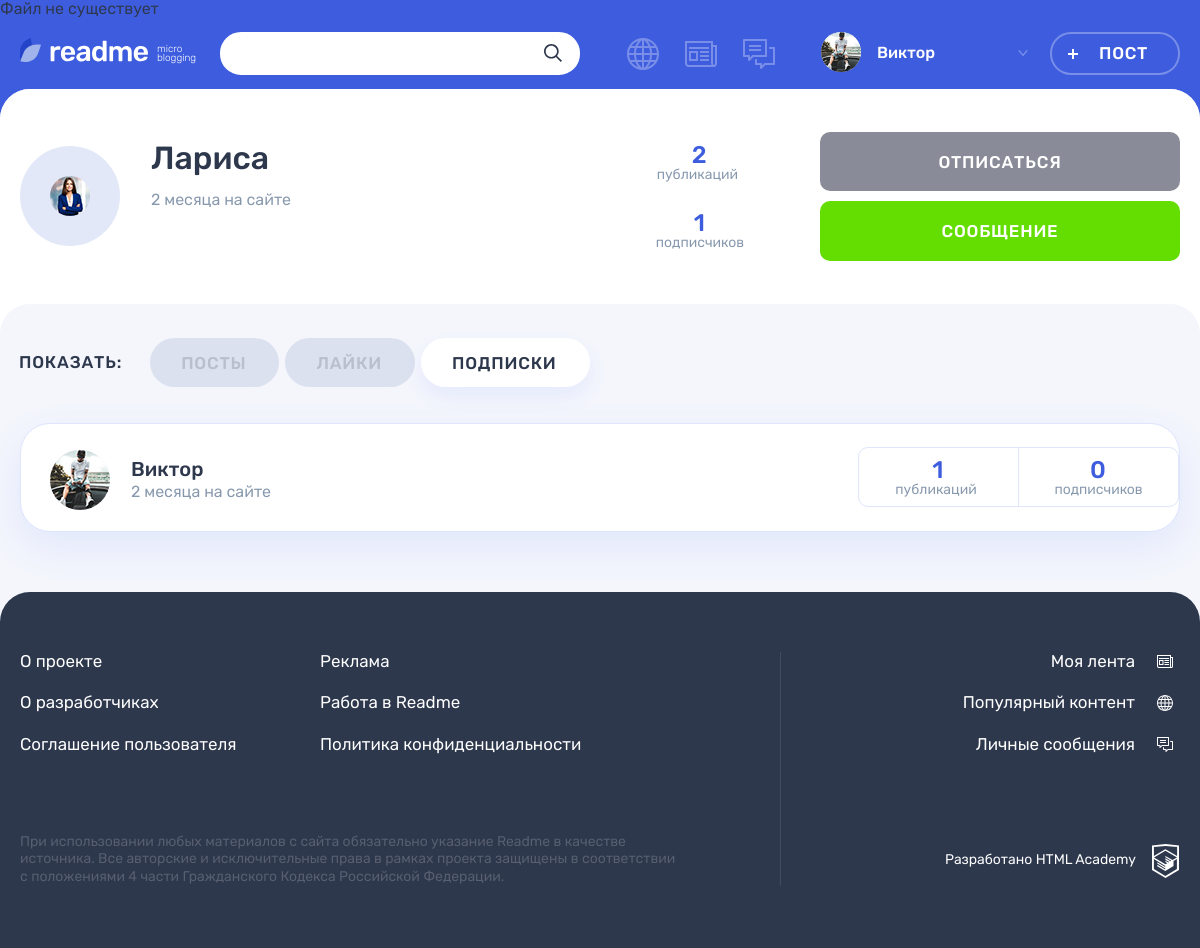
/profile.php?id=2&tab=subscriptions (signed in), run on the app's committed database.
### tables this page shows
CREATE TABLE users (
    id INT AUTO_INCREMENT PRIMARY KEY,
    name VARCHAR(128) NOT NULL UNIQUE, 
    password VARCHAR(64) NOT NULL,
    email VARCHAR(128) NOT NULL UNIQUE,
    avatar_img VARCHAR(128),
    created_at TIMESTAMP DEFAULT CURRENT_TIMESTAMP
);

### helpers.php (called while the page is built, shortened)
<?php
function get_noun_plural_form(int $number, string $one, string $two, string $many): string
{
    $number = (int)$number;
    $mod10 = $number % 10;
    $mod100 = $number % 100;
    switch (true) {
        case ($mod10 >= 2 && $mod10 <= 4):
            return $two;
    }
}
function include_template($name, array $data = [])
{
    $name = 'templates/' . $name;
    extract($data);
    require $name;
    $result = ob_get_clean();
    return $result;
}
function make_datetime_relative($datetime, $end_string = " назад")
{
    $ts_input = strtotime($datetime);
    $ts_now = time();
    $count_minutes = ceil(($ts_now - $ts_input) / 60);
    $string = "";
    switch ($count_minutes) {
        case $count_minutes < 60 * 24 * 365:
            $count = ceil($count_minutes / 60 / 24 / 31);
            $string = $count . get_noun_plural_form($count, " месяц", " месяца", " месяцев");
            break;
    }
    $string .= $end_string;
    return $string;
}
function make_select_query($db_link, $sql, $one = false)
{
    $result = mysqli_query($db_link, $sql);
    if ($result) {
        if ($one) {
            return mysqli_fetch_assoc($result);
        }
        return mysqli_fetch_all($result, MYSQLI_ASSOC);
    }
}

### init.php (called while the page is built, shortened)
<?php
if (!isset($_SESSION['user'])) {
    header("Location: /index.php");
    exit();
} else {
    $is_auth = 1;
}
$user = $_SESSION['user'];
$header_my_nav = [
    [
        'page' => 'popular',
        'title' => 'Популярный контент'
    ],
    [
        'page' => 'feed',
        'title' => 'Моя лента'
    ],
    [
        'page' => 'messages',
        'title' => 'Личные сообщения'
    ]
];

### templates/profile-subscriptions.php (the view, shortened to what this page needs)
<div class="profile__tab-content">
    <section class="profile__subscriptions tabs__content tabs__content--active">
        <ul class="profile__subscriptions-list">
            <?php foreach ($content as $subscription): ?>
                <li class="post-mini post-mini--photo post user">
                    <div class="post-mini__user-info user__info">
                        <div class="post-mini__avatar user__avatar">
                            <a class="user__avatar-link" href="/profile.php?id=<?=$subscription['id']; ?>">
                                <img class="post-mini__picture user__picture" src="img/<?=$subscription['avatar_img']; ?>" alt="Аватар пользователя">
                            </a>
                        </div>
                        <div class="post-mini__name-wrapper user__name-wrapper">
                            <a class="post-mini__name user__name" href="/profile.php?id=<?=$subscription['id']; ?>">
                                <span><?=$subscription['name']; ?></span>
                            </a>
                            <time class="post-mini__time user__additional" datetime="<?=$subscription['created_at']; ?>"><?=make_datetime_relative($subscription['created_at'], ' на сайте');?></time>
                          </div>
                    </div>
                    <div class="post-mini__rating user__rating">
                        <p class="post-mini__rating-item user__rating-item user__rating-item--publications">
                            <span class="post-mini__rating-amount user__rating-amount"><?=$subscription['posts_count']; ?></span>
                            <span class="post-mini__rating-text user__rating-text">публикаций</span>
                        </p>
                        <p class="post-mini__rating-item user__rating-item user__rating-item--subscribers">
                            <span class="post-mini__rating-amount user__rating-amount"><?=$subscription['subs']; ?></span>
                            <span class="post-mini__rating-text user__rating-text">подписчиков</span>
                        </p>
                    </div>
                </li>
            <?php endforeach; ?>
        </ul>
    </section>
</div>

### templates/profile-main.php (shortened to what this page needs)
<main class="page__main page__main--profile">
    <div class="profile profile--<?=$tab; ?>">
        <div class="profile__user-wrapper">
            <div class="profile__user user container">
                <div class="profile__user-info user__info">
                    <div class="profile__avatar user__avatar">
                        <img class="profile__picture user__picture" src="img/<?=$user_profile['avatar_img']; ?>" alt="Аватар пользователя">
                    </div>
                <div class="profile__name-wrapper user__name-wrapper">
                    <span class="profile__name user__name"><?=$user_profile['name']; ?></span>
                    <time class="profile__user-time user__time" datetime="<?=$user_profile['created_at']; ?>"><?=make_datetime_relative($user_profile['created_at'], ' на сайте');?></time>
                </div>
            </div>
            <div class="profile__rating user__rating">
                <p class="profile__rating-item user__rating-item user__rating-item--publications">
                    <span class="user__rating-amount"><?=$user_profile['posts_count']; ?></span>
                    <span class="profile__rating-text user__rating-text">публикаций</span>
                </p>
                <p class="profile__rating-item user__rating-item user__rating-item--subscribers">
                    <span class="user__rating-amount"><?=$user_profile['subs']; ?></span>
                    <span class="profile__rating-text user__rating-text">подписчиков</span>
                </p>
            </div>
            <?php if ($user_profile['id'] !== $user['id']): ?>
            <div class="profile__user-buttons user__buttons">
                <?php if (!$is_subscribe): ?>
                    <button class="profile__user-button user__button user__button--subscription button button--main" onClick='location.href="/subscribe.php?id=<?=$user_profile['id']; ?>"' type="button">Подписаться</button>
                <?php else: ?>
                    <button class="profile__user-button user__button user__button--subscription button button--quartz" onClick='location.href="/unsubscribe.php?id=<?=$user_profile['id']; ?>"' type="button">Отписаться</button>
                <?php endif; ?>
                <a class="profile__user-button user__button user__button--writing button button--green" href="/messages.php?id=<?=$user_profile['id']; ?>">Сообщение</a>
            </div>
            <?php endif; ?>
        </div>
        <div class="profile__tabs-wrapper tabs">
            <div class="container">
                <div class="profile__tabs filters">
                    <b class="profile__tabs-caption filters__caption">Показать:</b>
                    <ul class="profile__tabs-list filters__list tabs__list">
                        <?php foreach ($tabs as $element): ?>
                            <li class="profile__tabs-item filters__item tabs__item">
                                <a class="profile__tabs-link filters__button <?php if ($tab === $element['tab']): ?>filters__button--active button"<?php else: ?> button" href="/profile.php?<?=http_build_query(array_merge($_GET, ['tab' => $element['tab']]));?>"<?php endif; ?>><?=$element['title']; ?></a>
                            </li>
                        <?php endforeach; ?>
                    </ul>
                </div>
                <?=$content; ?>
            </div>
        </div>
    </div>
</main>

### templates/layout.php (shortened to what this page needs)
<!DOCTYPE html>
<html lang="ru">
<head>
    <link rel="stylesheet" href="css/main.css">
</head>
<body class="page">
<header class="header">
    <div class="header__wrapper container">
        <div class="header__logo-wrapper">
            <a class="header__logo-link" href="index.php">
                <img class="header__logo" src="img/logo.svg" alt="Логотип readme" width="128" height="24">
            </a>
            <p class="header__topic">
                micro blogging
            </p>
        </div>
        <?php if ($is_auth === 1): ?>
        <form class="header__search-form form" action="/search.php" method="get">
            <div class="header__search">
                <input class="header__search-input form__input" name="query" type="search" value="<?=$search; ?>">
                <button class="header__search-button button" type="submit">
                    <svg class="header__search-icon" width="18" height="18">
                        <use xlink:href="#icon-search"></use>
                    </svg>
                </button>
            </div>
        </form>
        <?php endif; ?>
        <div class="header__nav-wrapper">
            <nav class="header__nav">
                <?php if ($is_auth === 1): ?>
                <ul class="header__my-nav">
                    <?php foreach ($header_my_nav as $element): ?>
                        <li class="header__my-page header__my-page--<?=$element['page']; ?>">
                            <a class="header__page-link<?php if ($page === $element['page']): ?> header__page-link--active"<?php else: ?>" href="<?=$element['page']; ?>.php"<?php endif; ?> title="<?=$element['title']?>">
                            </a>
                        </li>
                    <?php endforeach; ?>
                </ul>
                <ul class="header__user-nav">
                    <li class="header__profile">
                        <a class="header__profile-link" href="#">
                            <div class="header__avatar-wrapper">
                                <img class="header__profile-avatar" src="img/<?=$user['avatar_img']?>" alt="Аватар профиля">
                            </div>
                            <div class="header__profile-name">
                                <span>
                                    <?=$user['name'];?>
                                </span>
                                <svg class="header__link-arrow" width="10" height="6">
                                    <use xlink:href="#icon-arrow-right-ad"></use>
                                </svg>
                            </div>
                        </a>
                <?php endif; ?>
                    </li>
                    <?php if ($is_auth === 1): ?>
                        <?php if ($add_form): ?>
                        <li>
                            <a class="header__post-button header__post-button--active button button--transparent" href="/popular.php">Закрыть</a>
                        </li>
                        <?php else: ?>
                        <li>
                            <a class="header__post-button button button--transparent" href="/add.php">Пост</a>
                        </li>
                        <?php endif; ?>
                    <?php endif; ?>
                </ul>
            </nav>
        </div>
    </div>
</header>
<?=$content; ?>
<footer class="footer">
    <div class="footer__wrapper">
        <div class="footer__container container">
            <div class="footer__site-info">
                <div class="footer__site-nav">
                    <ul class="footer__info-pages">
                        <li class="footer__info-page">
                            <a class="footer__page-link" href="#">О проекте</a>
                        </li>
                        <li class="footer__info-page">
                            <a class="footer__page-link" href="#">Реклама</a>
                        </li>
                        <li class="footer__info-page">
                            <a class="footer__page-link" href="#">О разработчиках</a>
                        </li>
                        <li class="footer__info-page">
                            <a class="footer__page-link" href="#">Работа в Readme</a>
                        </li>
                        <li class="footer__info-page">
                            <a class="footer__page-link" href="#">Соглашение пользователя</a>
                        </li>
                        <li class="footer__info-page">
                            <a class="footer__page-link" href="#">Политика конфиденциальности</a>
                        </li>
                    </ul>
                </div>
                <p class="footer__license">
                    При использовании любых материалов с сайта обязательно указание Readme в качестве источника. Все авторские и исключительные права в рамках проекта защищены в соответствии с положениями 4 части Гражданского Кодекса Российской Федерации.
                </p>
            </div>
            <div class="footer__my-info">
                <ul class="footer__my-pages">
                    <li class="footer__my-page footer__my-page--feed">
                        <a class="footer__page-link" href="feed.php">Моя лента</a>
                    </li>
                    <li class="footer__my-page footer__my-page--popular">
                        <a class="footer__page-link" href="popular.php">Популярный контент</a>
                    </li>
                    <li class="footer__my-page footer__my-page--messages">
                        <a class="footer__page-link" href="messages.php">Личные сообщения</a>
                    </li>
                </ul>
                <div class="footer__copyright">
                    <a class="footer__copyright-link" href="#">
                        <span>Разработано HTML Academy</span>
                        <svg class="footer__copyright-logo" width="27" height="34">
                            <use xlink:href="#icon-htmlacademy"></use>
                        </svg>
                    </a>
                </div>
            </div>
        </div>
    </div>
</footer>
</body>
</html>

### data on the page
users: avatar_img (picture), name "Виктор", created_at "2 месяца на сайте", posts_count "1", subs "0"
users: avatar_img (picture), name "Лариса", created_at "2 месяца на сайте"

### other printed values
$user_profile['posts_count'] "2"
$user_profile['subs'] "1"
$element['title'] "ПОСТЫ"
$element['title'] "ЛАЙКИ"
$element['title'] "ПОДПИСКИ"
